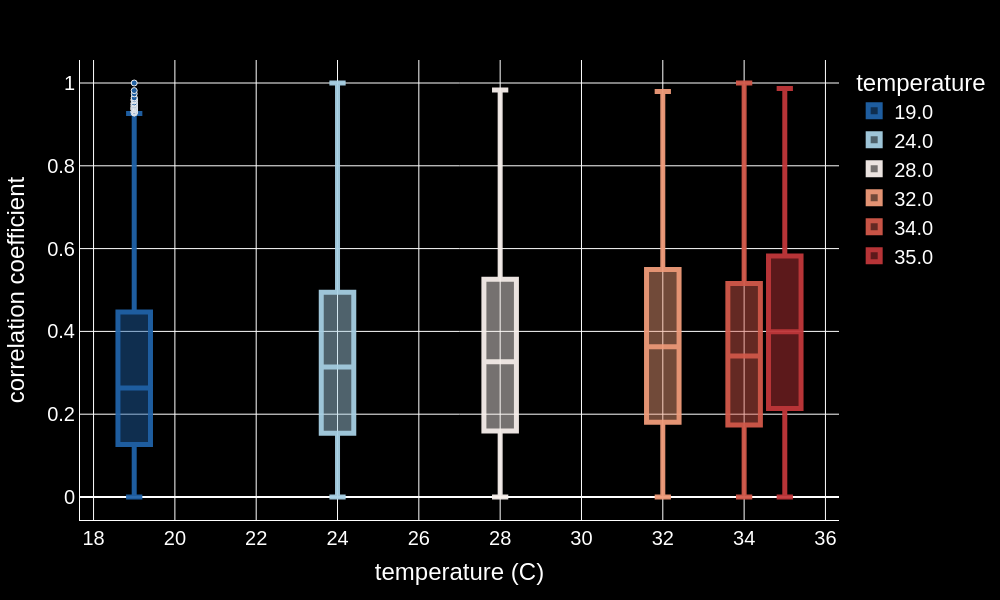

Source (notebook cell):
### Code cell
feature_cc_plot_df = feature_cc_df.loc[feature_cc_df["temperature"] != "null"].copy()
feature_cc_plot_df["temperature"] = feature_cc_plot_df["temperature"].astype(float)
feature_cc_plot_df["cc_abs"] = feature_cc_plot_df["cc"].abs()

feature_group_stats = feature_cc_plot_df.groupby(["temperature"])["cc_abs"].agg(
    mean="mean",
    std="std",
    sem="sem"
).reset_index()

groups = feature_cc_plot_df["temperature"].unique()
min_val, max_val = 17, 38
colors = dict({float(val):
    pc.sample_colorscale("RdBu_r", (val - min_val) / (max_val - min_val))[0]
    for val in groups
})

feature_cc_plot_df["temperature_group"] = pd.Categorical(feature_cc_plot_df["temperature"].astype(str))
feature_cc_plot_df = feature_cc_plot_df.sort_values(["temperature_group"])

fig = px.box(feature_cc_plot_df, y="cc_abs", x="temperature", color="temperature", color_discrete_map=colors)
fig.update_traces(width=0.8)
fig = format_2d_plotly(fig, font_size=20, axis_labels=["temperature (C)", "correlation coefficient"])
fig.update_traces(opacity=0.95)
fig.update_traces(line=dict(width=5))

fig.show()

fig.write_image(feature_cc_fig_path / f"{col_prefix}_feature_cc_box.png", scale=2)
fig.write_html(feature_cc_fig_path / f"{col_prefix}_feature_cc_box.html")

### Figure 1 — Plotly figure (JSON) as saved in the notebook; plotly's stock layout.template omitted (floating-point values rounded to 4 significant figures; data arrays with more than 128 entries replaced by an {"elided": "..."} marker saying what was removed)
{"data": [{"alignmentgroup": "True", "hovertemplate": "temperature=%{x}<br>cc_abs=%{y}<extra></extra>", "legendgroup": "19.0", "line": {"width": 5}, "marker": {"color": "rgb(32, 99, 168)", "line": {"color": "white", "width": 1}, "size": 6}, "name": "19.0", "notched": false, "offsetgroup": "19.0", "opacity": 0.95, "orientation": "v", "showlegend": true, "type": "box", "width": 0.8, "x": {"elided": "11325 float values"}, "x0": " ", "xaxis": "x", "y": {"elided": "11325 float values"}, "y0": " ", "yaxis": "y"}, {"alignmentgroup": "True", "hovertemplate": "temperature=%{x}<br>cc_abs=%{y}<extra></extra>", "legendgroup": "24.0", "line": {"width": 5}, "marker": {"color": "rgb(167, 208, 228)", "line": {"color": "white", "width": 1}, "size": 6}, "name": "24.0", "notched": false, "offsetgroup": "24.0", "opacity": 0.95, "orientation": "v", "showlegend": true, "type": "box", "width": 0.8, "x": {"elided": "11324 float values"}, "x0": " ", "xaxis": "x", "y": {"elided": "11324 float values"}, "y0": " ", "yaxis": "y"}, {"alignmentgroup": "True", "hovertemplate": "temperature=%{x}<br>cc_abs=%{y}<extra></extra>", "legendgroup": "28.0", "line": {"width": 5}, "marker": {"color": "rgb(248, 240, 236)", "line": {"color": "white", "width": 1}, "size": 6}, "name": "28.0", "notched": false, "offsetgroup": "28.0", "opacity": 0.95, "orientation": "v", "showlegend": true, "type": "box", "width": 0.8, "x": {"elided": "11325 float values"}, "x0": " ", "xaxis": "x", "y": {"elided": "11325 float values"}, "y0": " ", "yaxis": "y"}, {"alignmentgroup": "True", "hovertemplate": "temperature=%{x}<br>cc_abs=%{y}<extra></extra>", "legendgroup": "32.0", "line": {"width": 5}, "marker": {"color": "rgb(240, 155, 122)", "line": {"color": "white", "width": 1}, "size": 6}, "name": "32.0", "notched": false, "offsetgroup": "32.0", "opacity": 0.95, "orientation": "v", "showlegend": true, "type": "box", "width": 0.8, "x": {"elided": "11324 float values"}, "x0": " ", "xaxis": "x", "y": {"elided": "11324 float values"}, "y0": " ", "yaxis": "y"}, {"alignmentgroup": "True", "hovertemplate": "temperature=%{x}<br>cc_abs=%{y}<extra></extra>", "legendgroup": "34.0", "line": {"width": 5}, "marker": {"color": "rgb(211, 89, 74)", "line": {"color": "white", "width": 1}, "size": 6}, "name": "34.0", "notched": false, "offsetgroup": "34.0", "opacity": 0.95, "orientation": "v", "showlegend": true, "type": "box", "width": 0.8, "x": {"elided": "11324 float values"}, "x0": " ", "xaxis": "x", "y": {"elided": "11324 float values"}, "y0": " ", "yaxis": "y"}, {"alignmentgroup": "True", "hovertemplate": "temperature=%{x}<br>cc_abs=%{y}<extra></extra>", "legendgroup": "35.0", "line": {"width": 5}, "marker": {"color": "rgb(193, 55, 58)", "line": {"color": "white", "width": 1}, "size": 6}, "name": "35.0", "notched": false, "offsetgroup": "35.0", "opacity": 0.95, "orientation": "v", "showlegend": true, "type": "box", "width": 0.8, "x": {"elided": "11323 float values"}, "x0": " ", "xaxis": "x", "y": {"elided": "11323 float values"}, "y0": " ", "yaxis": "y"}], "layout": {"boxmode": "overlay", "coloraxis": {"colorbar": {"len": 0.5, "x": 1, "y": 0, "yanchor": "bottom"}}, "font": {"color": "white", "family": "Arial, sans-serif", "size": 20}, "height": 600, "legend": {"title": {"text": "temperature"}, "tracegroupgap": 0}, "margin": {"t": 60}, "paper_bgcolor": "black", "plot_bgcolor": "black", "title": {"text": ""}, "width": 1000, "xaxis": {"anchor": "y", "categoryarray": [19, 24, 28, 32, 34, 35], "categoryorder": "array", "domain": [0, 1], "gridcolor": "white", "linecolor": "white", "showgrid": true, "tickfont": {"size": 20}, "title": {"text": "temperature (C)"}, "zeroline": true, "zerolinecolor": "white"}, "yaxis": {"anchor": "x", "domain": [0, 1], "gridcolor": "white", "linecolor": "white", "showgrid": true, "tickfont": {"size": 20}, "title": {"text": "correlation coefficient"}, "zeroline": true, "zerolinecolor": "white"}}}
